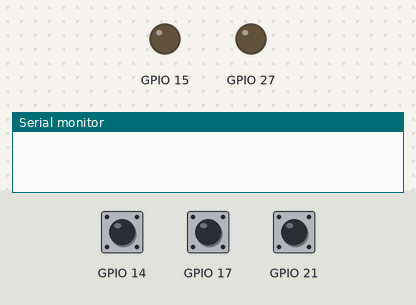
Bench run of a sketch on a simulated ESP32. Shown: output pins drawn as LEDs (lit = HIGH), the last lines printed to the serial monitor. Dashed ring = blinking. The test bench sets the inputs (shaded band); at power-on: GPIO 14 HIGH, GPIO 17 HIGH, GPIO 21 HIGH. Nothing arrives over Bluetooth unless stated; a phone connects over Bluetooth LE 3 s after start.

Above: at 1.2 s.
1.3 s: GPIO 14 pulled LOW for 0.15 s
At 1.9 s:
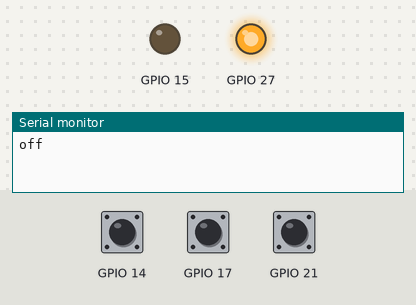
2.9 s: GPIO 17 pulled LOW for 0.15 s
At 3.9 s:
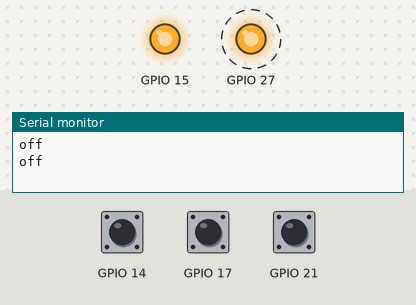
6.0 s: GPIO 14 pulled LOW for 1 s
At 6.3 s:
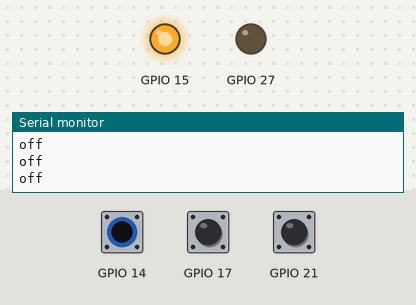
8.5 s: GPIO 21 pulled LOW for 1 s
At 10.9 s:
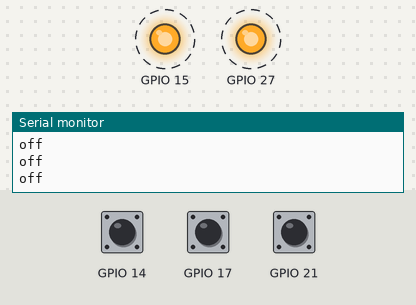
12.5 s: GPIO 14 pulled LOW for 3.2 s
At 13.4 s:
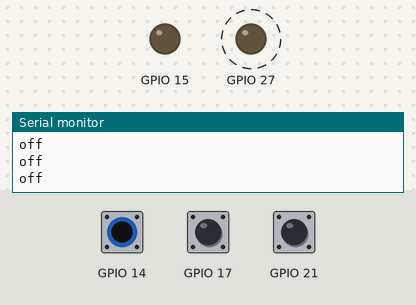
17.2 s: GPIO 14 pulsed LOW 2 times (0.12 s each, 0.3 s apart)
At 18.4 s:
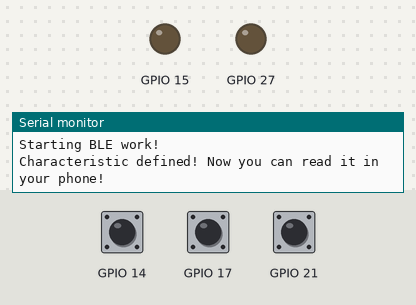
Timing chart, 0 to 21.2 s (numbered marks = the images above; inputs shaded):
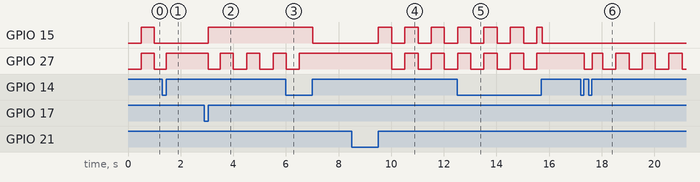

Measured:
- after the input at 1.3 s, GPIO 15: stays LOW (without the input it goes to HIGH after 0.20 s)
- after the input at 2.9 s, GPIO 15: LOW → HIGH after 0.16 s; GPIO 27: alternates HIGH for 0.50 s and LOW for 0.50 s, starting after 0.16 s
- after the input at 6.0 s, GPIO 15: HIGH → LOW after 1.0 s; GPIO 27: goes on until 6.5 s, then stays HIGH
- after the input at 8.5 s, GPIO 15: alternates HIGH for 0.50 s and LOW for 0.50 s, starting after 1.0 s; GPIO 27: alternates HIGH for 0.50 s and LOW for 0.50 s, starting after 1.5 s
- after the input at 12.5 s, GPIO 27: goes on until 15.5 s, then stays HIGH
- after the input at 17.2 s, GPIO 27: goes LOW 0.30 s, HIGH 0.40 s, 3 × (LOW 0.50 s, HIGH 0.50 s), then LOW, starting after 0.13 s

The sketch:

BLEMain1.ino
```cpp
#include <BLEDevice.h>
#include <BLEUtils.h>
#include <BLEServer.h>
#include <Arduino.h>

#define SERVICE_UUID "4dc7dcfd-5e73-4d23-b8b0-326faa87d0a8"
#define CHARACTERISTIC_UUID "2baf92cf-8d28-43a2-af5a-dbbfb99bcb32"

struct InputPin
{
  const uint8_t pin;
  bool active;
  uint8_t lastInput;
  uint8_t curInput;
};
struct OutputPin
{
  const uint8_t pin;
  bool active;
};

InputPin BUTTON_POWER = {14,false,0,0};
InputPin BUTTON_NONEMERG = {21,false,0,0};
InputPin BUTTON_EMERG = {17,false,0,0};
OutputPin LED_RED = {15,false};
OutputPin LED_YELLOW = {27,false};

// Current state (0 = off, 1 = on, unpaired, 2 = paired, 3 = nonemergency, 4 = emergency)
uint8_t state = 0;
uint8_t desiredState = 1;

BLEServer* pServer = NULL;
BLEService* pService = NULL;
BLECharacteristic* pCharacteristic = NULL;

// Is this bluetooth paired or not
bool BTON = false;
bool paired = false;
String message = "";
uint8_t loopCounter = 0;

// BT Interrupt
class MyServerCallbacks: public BLEServerCallbacks {
    void onConnect(BLEServer* pServer) {
      paired = true;
    };

    void onDisconnect(BLEServer* pServer) {
      paired = false;
    }
};

// Starts Bluetooth Service
bool startBT()
{
   Serial.begin(115200);
  Serial.println("Starting BLE work!");
  BLEDevice::init("ME-100_Project");
  pServer = BLEDevice::createServer();
  pService = pServer->createService(SERVICE_UUID);
  pServer->setCallbacks(new MyServerCallbacks());
  pCharacteristic = pService->createCharacteristic(
                                         CHARACTERISTIC_UUID,
                                         BLECharacteristic::PROPERTY_READ |
                                         BLECharacteristic::PROPERTY_WRITE
                                       );

  pCharacteristic->setValue("Toastzan");
  pService->start();
  // BLEAdvertising *pAdvertising = pServer->getAdvertising();  // this still is working for backward compatibility
  BLEAdvertising *pAdvertising = BLEDevice::getAdvertising();
  pAdvertising->addServiceUUID(SERVICE_UUID);
  pAdvertising->setScanResponse(true);
  pAdvertising->setMinPreferred(0x06);  // functions that help with iPhone connections issue
  pAdvertising->setMinPreferred(0x12);
  BLEDevice::startAdvertising();
  Serial.println("Characteristic defined! Now you can read it in your phone!");
  return true;
}

bool stopBT()
{
  pService->stop();
  return false;
}
// Try to pair devices
bool tryToPair(){
    return paired;
}

void BTLoop(){

}

void setup() {
   Serial.begin(115200);
      pinMode(BUTTON_POWER.pin, INPUT_PULLUP);
      pinMode(BUTTON_NONEMERG.pin, INPUT_PULLUP);
      pinMode(BUTTON_EMERG.pin, INPUT_PULLUP);

      pinMode(LED_RED.pin, OUTPUT);
      pinMode(LED_YELLOW.pin, OUTPUT);
}
// Change state by pressing the power button...
uint8_t PressPowerButton()
{
  switch(state){
    case 0:
    state = 1;
    break;
    case 1:
    state = 0;
    break;
    case 2:
    state = 0;
    break;
    case 3:
    state = 2;
    break;
    case 4:
    state = 2;
    break;
    default:
    state = 0;break;
  }
  return state;
}

uint8_t UpdateState()
{
  switch(state)
  {
    case 0  :
      digitalWrite(LED_YELLOW.pin,LOW);
      digitalWrite(LED_RED.pin,LOW);
      if(BTON){
        BTON = stopBT();
      }
      break;
    case 1  :
      // Flash yellow LED
      digitalWrite(LED_YELLOW.pin, (millis() / 500) % 2);
      digitalWrite(LED_RED.pin, LOW);
      if(!BTON){
        BTON = startBT();
      }
      else if(paired){
        state = desiredState;
      }
      else if(!paired){
        //paired = tryToPair();
      }
      break;
    case 2  :
      digitalWrite(LED_RED.pin, LOW);
      digitalWrite(LED_YELLOW.pin, HIGH);
      break;
    case 3  :
      if(!paired){
          digitalWrite(LED_RED.pin, (millis() / 500) % 2);
          digitalWrite(LED_YELLOW.pin, (millis() / 500) % 2);
        }
        else{
          digitalWrite(LED_RED.pin, (millis() / 500) % 2);
          digitalWrite(LED_YELLOW.pin, HIGH);
          message.concat("c:N;");
        }
      break;
    case 4  :
      if(!paired){
        digitalWrite(LED_RED.pin, HIGH);
        digitalWrite(LED_YELLOW.pin, (millis() / 500) % 2);
      }
      else{
        digitalWrite(LED_RED.pin, HIGH);
        digitalWrite(LED_YELLOW.pin, HIGH);
        message.concat("c:E;");
      }
      break;
    default : state = 0; break;
  }
  return state;
}

void loop() {
  // put your main code here, to run repeatedly:
  //Loop counter increases by 1 every 50 ms
  loopCounter++;
  message = "";

  if(paired)
  {
    message.concat("s:");
    message.concat(state);
    message.concat(";");
  }

  BUTTON_POWER.curInput = digitalRead(BUTTON_POWER.pin);
  BUTTON_EMERG.curInput = digitalRead(BUTTON_EMERG.pin);
  BUTTON_NONEMERG.curInput = digitalRead(BUTTON_NONEMERG.pin);

  // compare the buttonState to its previous state
  if (BUTTON_POWER.curInput != BUTTON_POWER.lastInput) {
    // if the state has changed, increment the counter
    if (BUTTON_POWER.curInput == HIGH) {
      // if the current state is HIGH then the button went from off to on:
       PressPowerButton();
    } else {
      // if the current state is LOW then the button went from on to off:
      Serial.println("off");
    }
  }
  // compare the buttonState to its previous state
  if (BUTTON_EMERG.curInput != BUTTON_EMERG.lastInput) {
    // if the state has changed, increment the counter
    if (BUTTON_EMERG.curInput == HIGH) {
      // if the current state is HIGH then the button went from off to on:
       state = 4;
    } else {
      // if the current state is LOW then the button went from on to off:
      Serial.println("off");
    }
  }
  // compare the buttonState to its previous state
  if (BUTTON_NONEMERG.curInput != BUTTON_NONEMERG.lastInput) {
    // if the state has changed, increment the counter
    if (BUTTON_NONEMERG.curInput == HIGH) {
      // if the current state is HIGH then the button went from off to on:
       state = 3;
    } else {
      // if the current state is LOW then the button went from on to off:
      Serial.println("off");
    }
  }

    BUTTON_POWER.lastInput = BUTTON_POWER.curInput;
    BUTTON_NONEMERG.lastInput = BUTTON_NONEMERG.curInput;
    BUTTON_EMERG.lastInput = BUTTON_EMERG.curInput;

  UpdateState();

  if(paired)
  {
    int l = message.length();
    char msg[l];
    message.toCharArray(msg,l);
    pCharacteristic->setValue((unsigned char*)&msg,l);
    delay(10);
  }
  delay(50);
}
```
